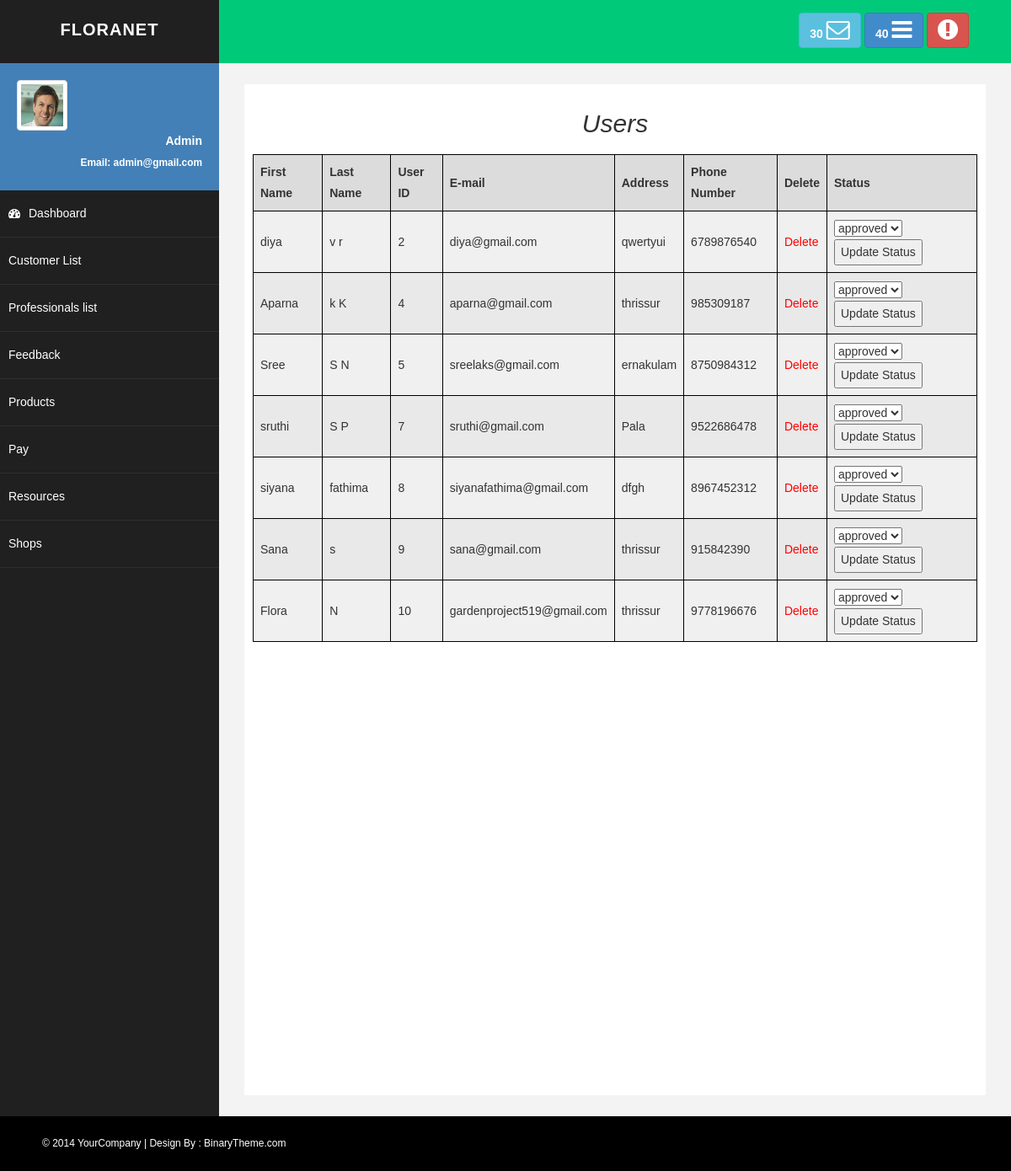
The app's page /userlist/, older data.
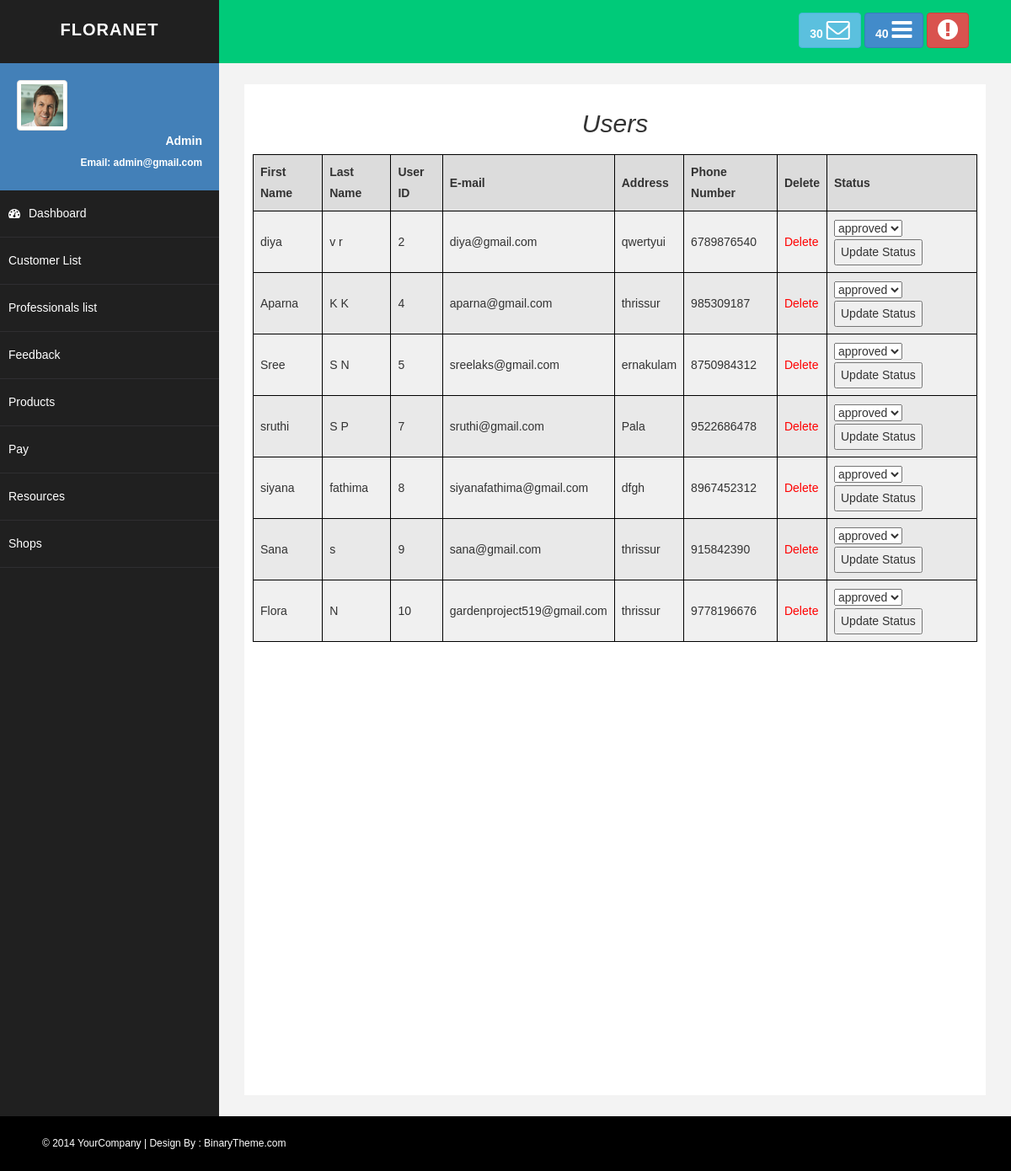
The same page, newer data.
### garden_app/models.py (models this page shows, shortened)
class user_reg(models.Model):
    STATUS=(
        ('applied','Applied'),
        ('approved','Approved'),
        ('rejected','Rejected'),
    )
    first_name=models.CharField(max_length=100)
    last_name=models.CharField(max_length=100)
    email=models.EmailField(unique=True,max_length=100)
    phone = models.CharField(max_length=10)
    password=models.CharField(max_length=100)
    confirm_password=models.CharField(max_length=100)
    address=models.CharField(max_length=100)
    reset_token = models.CharField(max_length=50, blank=True, null=True)
    status=models.CharField(max_length=20,choices=STATUS,default='applied')

### garden_app/views.py (the view)
# urls.py: path('userlist/',views.userlist,name="userlist"),
def userlist(request):
    user = user_reg.objects.all()
    return render(request,'userlist.html',{'user':user})

### garden_app/templates/userlist.html (shortened to what this page needs)
{% extends 'admin_dash.html' %}
{% block content %}
<h2>Users</h2>
<table>
    <thead>
        <tr>
            <th scope="col">First Name</th>
            <th scope="col">Last Name</th>
            <th scope="col">User ID</th>
            <th scope="col">E-mail</th>
            <th scope="col">Address</th>
            <th scope="col">Phone Number</th>
            <th scope="col">Delete</th>
            <th scope="col">Status</th>
        </tr>
    </thead>
    <tbody>
    {% for custs in user %}
        <tr>
            <td>{{ custs.first_name }}</td>
            <td>{{ custs.last_name }}</td>
            <td>{{ custs.id }}</td>
            <td>{{ custs.email }}</td>
            <td>{{ custs.address }}</td>
            <td>{{ custs.phone }}</td>
            <td><a class="delete-link" href="/delete_user/{{ custs.id }}">Delete</a></td>
            <td>
                <form method="post" action="{% url 'update_status' %}">
                    <select name="status">
                        <option value="approved" {% if custs.status == 'approved' %}selected{% endif %}>approved</option>
                    </select>
                    <button type="submit">Update Status</button>
                </form>
            </td>
        </tr>
    {% endfor %}
    </tbody>
</table>
{% endblock %}

Row changes from the older to the newer data that the page shows:
changed user_reg "Aparna": last_name "k K" → "K K"
